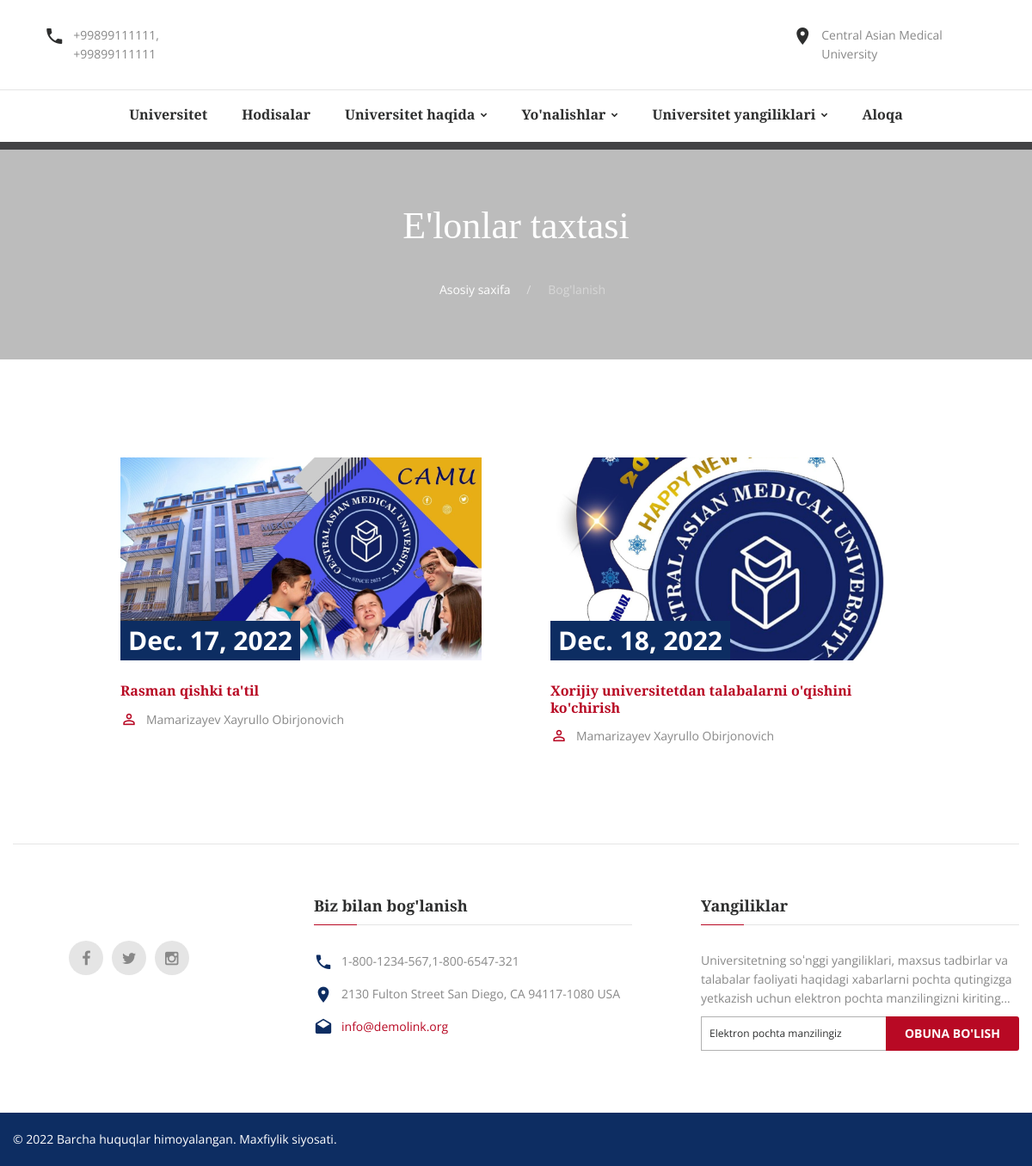
Screenshot of /events/ with the database file from the repository.
### app/models.py (models this page shows, shortened)
class Event(models.Model):
    in_charge = models.ForeignKey(Workers,  on_delete=models.CASCADE, blank=True, null=True)
    title = models.CharField(max_length=200, blank=True, null=True)
    subtitle = models.CharField(max_length=200, blank=True, null=True)
    body = HTMLField()
    date_created = models.DateTimeField()
    image = models.ImageField(upload_to="static/db/news/")
    slug = models.SlugField(blank=True, null=False, unique=True)

class Workers(models.Model):
    fullname = models.CharField(max_length=200)
    position = models.CharField(max_length=200)
    number = models.CharField(max_length=200, default='')
    email = models.EmailField()
    telegram = models.CharField(max_length=200, default='')
    instagram = models.CharField(max_length=200, default='')
    facebook = models.CharField(max_length=200, default='')
    about = HTMLField(blank=True, null=True)
    image = models.ImageField(upload_to="static/db/workers/")

### app/views.py (the view)
# urls.py: path('events/', views.events, name="events"),
def events(request):
    events = Event.objects.all()
    context = {"events": events}
    return render(request, "events.html", context)

### templates/events.html (shortened to what this page needs)
{% extends 'base.html' %}
{% load static %}
{% block content %}
<section
  class="section breadcrumb-modern context-dark parallax-container"
  data-parallax-img="images/parallax-03.jpg"
>
  <div class="parallax-content section-30 section-sm-70">
    <div class="shell">
      <h2 class="veil reveal-sm-block">E'lonlar taxtasi</h2>
      <div class="offset-sm-top-35">
        <ul class="list-inline list-inline-lg list-inline-dashed p">
          <li><a href="{% url 'home' %}">Asosiy saxifa</a></li>
          <li>Bog'lanish</li>
        </ul>
      </div>
    </div>
  </div>
</section>
<section
  class="section novi-background bg-cover section-70 section-md-114 bg-default"
>
  <div class="shell-wide">
    <div class="range range-50 range-xs-center range-xl-left">
      {% for event in events %}
        <div class="cell-sm-6 cell-md-5 cell-xl-3">
          <article class="post-event">
            <div class="post-event-img-overlay">
              <img
                class="img-responsive events-img__auto"
                src="/{{ event.image }}"
                alt=""
                width="420"
                height="420"
              />
              <div class="post-event-meta text-center">
                <div class="h3 text-bold reveal-inline-block reveal-lg-block">
                  {{ event.date_created.date }}
                </div>
              </div>
            </div>
            <div class="unit unit-lg unit-lg-horizontal">
              <div class="unit-body">
                <div class="post-event-body text-lg-left">
                  <h6><a href="{% url 'event_details' slug=event.slug %}">{{ event.title }}</a></h6>
                  <ul class="list-inline list-inline-xs">
                    <li>
                      <a href="{% url 'team_details' id=event.in_charge.id %}"
                        ><span
                          class="icon novi-icon icon-xxs mdi mdi-account-outline text-middle"
                        ></span
                        ><span class="inset-left-10 text-dark text-middle"
                          >{{ event.in_charge.fullname }}</span
                        ></a
                      >
                    </li>
                  </ul>
                </div>
              </div>
            </div>
          </article>
        </div>
      {% endfor %}
    </div>
  </div>
</section>
{% endblock %} {% block link_js %}{% endblock %}

### rows the page displays
Event: image (picture), date_created "Dec. 17, 2022", title "Rasman qishki ta'til", in_charge.fullname "Mamarizayev Xayrullo Obirjonovich"
Event: image (picture), date_created "Dec. 18, 2022", title "Xorijiy universitetdan talabalarni o'qishini ko'chirish", in_charge.fullname "Mamarizayev Xayrullo Obirjonovich"
